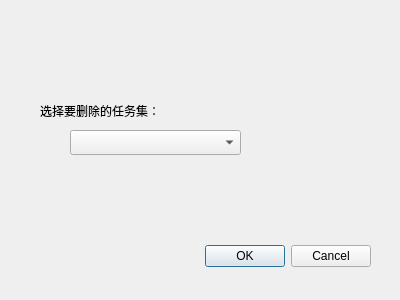
<?xml version="1.0" encoding="UTF-8"?>
<ui version="4.0">
 <class>DialogDeleteTaskSet</class>
 <widget class="QDialog" name="DialogDeleteTaskSet">
  <property name="geometry">
   <rect>
    <x>0</x>
    <y>0</y>
    <width>400</width>
    <height>300</height>
   </rect>
  </property>
  <property name="windowTitle">
   <string>Dialog</string>
  </property>
  <widget class="QDialogButtonBox" name="buttonBox">
   <property name="geometry">
    <rect>
     <x>30</x>
     <y>240</y>
     <width>341</width>
     <height>32</height>
    </rect>
   </property>
   <property name="orientation">
    <enum>Qt::Horizontal</enum>
   </property>
   <property name="standardButtons">
    <set>QDialogButtonBox::Cancel|QDialogButtonBox::Ok</set>
   </property>
  </widget>
  <widget class="QComboBox" name="comboBox">
   <property name="geometry">
    <rect>
     <x>70</x>
     <y>130</y>
     <width>171</width>
     <height>25</height>
    </rect>
   </property>
  </widget>
  <widget class="QLabel" name="label">
   <property name="geometry">
    <rect>
     <x>40</x>
     <y>100</y>
     <width>141</width>
     <height>21</height>
    </rect>
   </property>
   <property name="text">
    <string>选择要删除的任务集：</string>
   </property>
  </widget>
 </widget>
 <resources/>
 <connections>
  <connection>
   <sender>buttonBox</sender>
   <signal>accepted()</signal>
   <receiver>DialogDeleteTaskSet</receiver>
   <slot>accept()</slot>
   <hints>
    <hint type="sourcelabel">
     <x>248</x>
     <y>254</y>
    </hint>
    <hint type="destinationlabel">
     <x>157</x>
     <y>274</y>
    </hint>
   </hints>
  </connection>
  <connection>
   <sender>buttonBox</sender>
   <signal>rejected()</signal>
   <receiver>DialogDeleteTaskSet</receiver>
   <slot>reject()</slot>
   <hints>
    <hint type="sourcelabel">
     <x>316</x>
     <y>260</y>
    </hint>
    <hint type="destinationlabel">
     <x>286</x>
     <y>274</y>
    </hint>
   </hints>
  </connection>
 </connections>
</ui>
